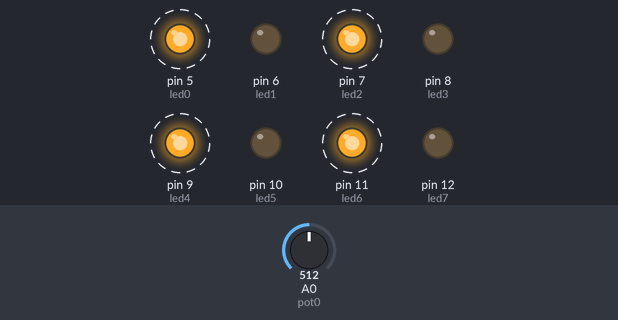
The sketch below on a simulated Arduino Uno, built with avr-gcc and run on an emulated ATmega328P. On the bench: output pins drawn as LEDs (lit = HIGH). Dashed ring = blinking. The inputs (shaded band) are chosen by the test bench; at power-on: A0 (pot0) = 512.

Above: at 0.1 s.
At 1.8 s:
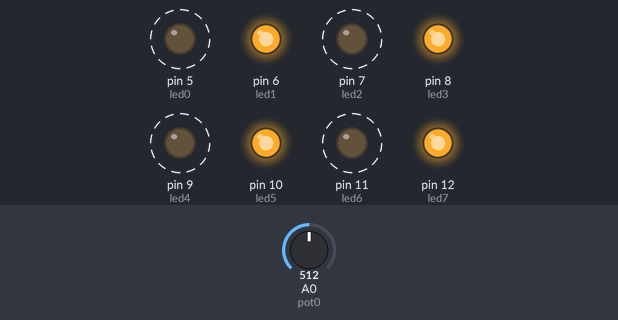
1.9 s: A0 (pot0) set to 122
At 2.15 s:
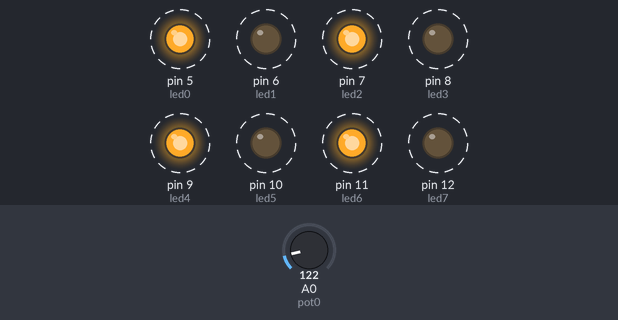
5.4 s: A0 (pot0) set to 0
Timing chart, 0 to 15.3 s (numbered marks = the images above; inputs shaded):
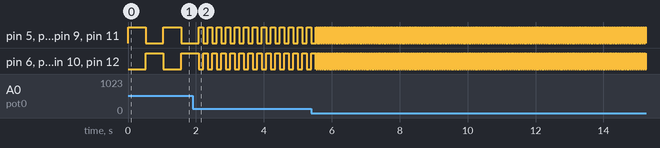

Measured:
- after the input at 1.9 s, pin 5 (led0), pin 6 (led1), pin 7 (led2), pin 8 (led3), pin 9 (led4), pin 10 (led5), pin 11 (led6), pin 12 (led7): alternates HIGH for 0.13 s and LOW for 0.13 s, starting after 0.32 s
- after the input at 5.4 s, pin 5 (led0), pin 6 (led1), pin 7 (led2), pin 8 (led3), pin 9 (led4), pin 10 (led5), pin 11 (led6), pin 12 (led7): alternates HIGH for 0.01 s and LOW for 0.01 s, starting after 0.13 s
- by itself, pin 5 (led0), pin 7 (led2), pin 9 (led4), pin 11 (led6): alternates HIGH for 0.52 s and LOW for 0.52 s

The sketch:

Ex1.ino
```cpp
const byte led0 = 5;
const byte led1 = 6;
const byte led2 = 7;
const byte led3 = 8;
const byte led4 = 9;
const byte led5 = 10;
const byte led6 = 11;
const byte led7 = 12;
const byte pot0 = A0;

unsigned long velocitat = 20;
int valPot0;

void setup()
{
  pinMode(led0, OUTPUT);
  pinMode(led1, OUTPUT);
  pinMode(led2, OUTPUT);
  pinMode(led3, OUTPUT);
  pinMode(led4, OUTPUT);
  pinMode(led5, OUTPUT);
  pinMode(led6, OUTPUT);
  pinMode(led7, OUTPUT);
  Serial.begin(9600);
}

void loop()
{
  valPot0 = analogRead(pot0);
  velocitat = 10 + valPot0;
  digitalWrite(led0, HIGH);
  digitalWrite(led1, LOW);
  digitalWrite(led2, HIGH);
  digitalWrite(led3, LOW);
  digitalWrite(led4, HIGH);
  digitalWrite(led5, LOW);
  digitalWrite(led6, HIGH);
  digitalWrite(led7, LOW);

  delay(velocitat);

  digitalWrite(led0, LOW);
  digitalWrite(led1, HIGH);
  digitalWrite(led2, LOW);
  digitalWrite(led3, HIGH);
  digitalWrite(led4, LOW);
  digitalWrite(led5, HIGH);
  digitalWrite(led6, LOW);
  digitalWrite(led7, HIGH);

  delay(velocitat);
}
```
